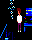

A level layout from a 2D game, rendered from its tile map. Below: a short description, then the map file with its tile-grid data intact:
An orthogonal 4x5 tile map with 8x8 px tiles, 1 tile layer (Tile Layer 1).

<map version="1.0" orientation="orthogonal" renderorder="right-down" width="4" height="5" tilewidth="8" tileheight="8" nextobjectid="1"><tileset firstgid="1" name="tiles" tilewidth="8" tileheight="8" tilecount="256" columns="16"><image source="cutscene1-slide2-tiles.png" width="256" height="128" /></tileset><layer name="Tile Layer 1" width="4" height="5"><data encoding="csv">1,2,1,1,
1,3,4,5,
1,6,7,8,
9,1,10,11,
12,13,1,141
</data></layer></map>